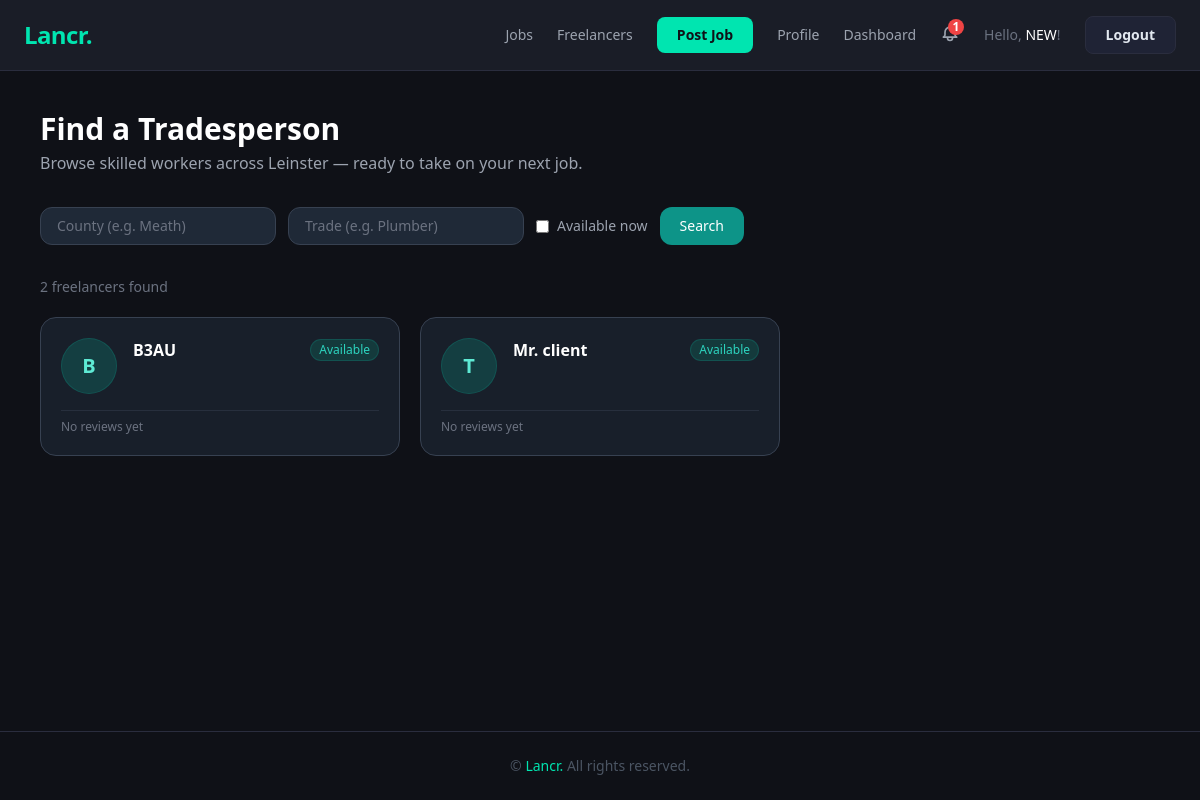
/freelancers/ (signed in), run on the app's committed database.
### accounts/models.py (models this page shows, shortened)
class User(AbstractUser):
    ROLE_CHOICES = (
        ('client', 'Client'),
        ('freelancer', 'Freelancer'),
    )
    role = models.CharField(max_length=20, choices=ROLE_CHOICES)

### jobs/views.py (the view)
# urls.py: path('freelancers/', views.freelancer_list, name='freelancer_list'),
def freelancer_list(request):
    User = get_user_model()
    freelancers = User.objects.filter(
        profile__role='freelancer'
    ).select_related('profile').annotate(
        avg_rating=Avg('reviews_received__rating'),
        total_reviews=models.Count('reviews_received')
    )
    county = request.GET.get('county')
    trade = request.GET.get('trade')
    available = request.GET.get('available')
    if county:
        freelancers = freelancers.filter(profile__county__icontains=county)
    if trade:
        freelancers = freelancers.filter(profile__trade__icontains=trade)
    if available:
        freelancers = freelancers.filter(profile__is_available=True)
    return render(request, 'jobs/freelancer_list.html', {
        'freelancers': freelancers,
        'county': county,
        'trade': trade,
        'available': available,
    })

### jobs/context_processors.py (called while the page is built)
def notifications(request):
    if request.user.is_authenticated:
        unread_count = request.user.notifications.filter(is_read=False).count()
        return {'unread_count': unread_count}
    return {'unread_count': 0}

### jobs/templates/jobs/freelancer_list.html (shortened to what this page needs)
{% extends "base.html" %}
{% block content %}
<div class="max-w-6xl mx-auto px-4 py-10">
  <div class="mb-8">
    <h1 class="text-3xl font-bold text-white">Find a Tradesperson</h1>
    <p class="text-gray-400 mt-1">Browse skilled workers across Leinster — ready to take on your next job.</p>
  </div>
  <form method="GET" action="{% url 'freelancer_list' %}" class="flex flex-wrap gap-3 mb-8">
    <input
      type="text"
      name="county"
      value="{{ county|default:'' }}"
      placeholder="County (e.g. Meath)"
      class="bg-gray-800 border border-gray-700 text-white placeholder-gray-500 rounded-xl px-4 py-2 text-sm focus:outline-none focus:border-teal-500"
    />
    <input
      type="text"
      name="trade"
      value="{{ trade|default:'' }}"
      placeholder="Trade (e.g. Plumber)"
      class="bg-gray-800 border border-gray-700 text-white placeholder-gray-500 rounded-xl px-4 py-2 text-sm focus:outline-none focus:border-teal-500"
    />
    <label class="flex items-center gap-2 text-sm text-gray-400 cursor-pointer">
      <input
        type="checkbox"
        name="available"
        value="1"
        class="accent-teal-500"
      />
      Available now
    </label>
    <button
      type="submit"
      class="bg-teal-600 hover:bg-teal-500 text-white text-sm font-medium px-5 py-2 rounded-xl transition"
    >
      Search
    </button>
  </form>
  <p class="text-sm text-gray-500 mb-5">
    {{ freelancers.count }} freelancer{{ freelancers.count|pluralize }} found
  </p>
  {% if freelancers %}
  <div class="grid grid-cols-1 sm:grid-cols-2 lg:grid-cols-3 gap-5">
    {% for freelancer in freelancers %}
    <a
      href="{% url 'profile_view' freelancer.username %}"
      class="group bg-gray-800/60 border border-gray-700 hover:border-teal-600 rounded-2xl p-5 flex flex-col gap-4 transition"
    >
      <div class="flex items-start gap-4">
        {% if freelancer.profile.avatar %}
        <img
          src="{{ freelancer.profile.avatar.url }}"
          alt="{{ freelancer.username }}"
          class="w-14 h-14 rounded-full object-cover flex-shrink-0 border border-gray-600"
        />
        {% else %}
        <div class="w-14 h-14 rounded-full bg-teal-800/50 flex items-center justify-center flex-shrink-0 border border-teal-700/40">
          <span class="text-teal-300 text-xl font-bold">
            {{ freelancer.username|first|upper }}
          </span>
        </div>
        {% endif %}
        <div class="flex-1 min-w-0">
          <div class="flex items-center justify-between gap-2">
            <h2 class="text-white font-semibold truncate group-hover:text-teal-300 transition">
              {{ freelancer.get_full_name|default:freelancer.username }}
            </h2>
            {% if freelancer.profile.is_available %}
            <span class="text-xs bg-teal-900/60 text-teal-400 border border-teal-700/40 px-2 py-0.5 rounded-full flex-shrink-0">
              Available
            </span>
            {% else %}
            <span class="text-xs bg-gray-700/60 text-gray-400 border border-gray-600/40 px-2 py-0.5 rounded-full flex-shrink-0">
              Busy
            </span>
            {% endif %}
          </div>
        </div>
      </div>
      <div class="flex items-center justify-between pt-2 border-t border-gray-700/50 flex-wrap gap-2">
        <div class="flex items-center gap-1">
          {% if freelancer.avg_rating %}
            <span class="text-yellow-400 text-sm">★</span>
            <span class="text-white text-sm font-medium">{{ freelancer.avg_rating|floatformat:1 }}</span>
            <span class="text-gray-500 text-xs">({{ freelancer.total_reviews }})</span>
          {% else %}
            <span class="text-gray-500 text-xs">No reviews yet</span>
          {% endif %}
        </div>
      </div>
    </a>
    {% endfor %}
  </div>
  {% endif %}
</div>
{% endblock %}

### jobs/templates/base.html (shortened to what this page needs)
<!DOCTYPE html>
<html lang="en">
<head>
  <script src="https://cdn.tailwindcss.com"></script>
</head>
<body class="min-h-screen flex flex-col">
  <nav class="bg-card border-b border-subtle px-6 py-4">
    <div class="flex items-center justify-between">
      <a href="{% url 'home' %}" class="text-2xl font-black lancr-teal tracking-tight">Lancr.</a>
      <div class="desktop-nav hidden md:flex items-center gap-6 text-sm">
        <a href="{% url 'job_list' %}" class="text-gray-400 hover:text-white transition">Jobs</a>
        <a href="{% url 'freelancer_list' %}" class="text-gray-400 hover:text-white transition">Freelancers</a>
        {% if user.is_authenticated %}
          {% if user.profile.role == 'client' %}
            <a href="{% url 'job_list' %}" class="btn-primary text-sm">Post Job</a>
          {% endif %}
          <a href="{% url 'profile_view' user.username %}" class="text-gray-400 hover:text-white transition">Profile</a>
          <a href="{% url 'client_dashboard' %}" class="text-gray-400 hover:text-white transition">Dashboard</a>
          <div class="notif-wrapper relative">
            <button class="relative text-gray-400 hover:text-white transition focus:outline-none">
              {% if unread_count > 0 %}
              <span class="absolute -top-1 -right-1 bg-red-500 text-white text-xs font-bold rounded-full w-4 h-4 flex items-center justify-center leading-none">
                {{ unread_count }}
              </span>
              {% endif %}
            </button>
          </div>
          <span class="text-gray-500">Hello, <span class="text-white font-medium">{{ user.username }}</span>!</span>
          <form method="post" action="{% url 'logout' %}" class="inline">
            <button type="submit" class="btn-secondary text-sm">Logout</button>
          </form>
        {% else %}
          <a href="{% url 'login' %}" class="text-gray-400 hover:text-white transition">Login</a>
          <a href="{% url 'register' %}" class="btn-primary text-sm">Sign Up</a>
        {% endif %}
      </div>
    </div>
  </nav>
  <main class="flex-1">
    {% block content %}{% endblock %}
  </main>
  <footer class="border-t border-subtle text-center text-gray-600 text-sm py-6">
    © <a href="{% url 'home' %}" class="lancr-teal hover:underline">Lancr.</a> All rights reserved.
  </footer>
</body>
</html>

### jobs/templates/base.html (style rules this page uses)
body { background-color: #0f1117; color: #e2e8f0; }
.lancr-teal { color: #00e5b0; }
.bg-card { background-color: #1a1d27; }
.border-subtle { border-color: #2a2d3e; }
.btn-primary { background-color: #00e5b0; color: #0f1117; font-weight: 700; padding: 0.5rem 1.25rem; border-radius: 0.5rem; display: inline-block; transition: background-color 0.2s; }
.btn-secondary { background-color: #1f2335; color: #e2e8f0; font-weight: 600; padding: 0.5rem 1.25rem; border-radius: 0.5rem; border: 1px solid #2a2d3e; display: inline-block; transition: border-color 0.2s; }

### data on the page
User: username "NEW"
User: username|first "B", get_full_name "B3AU", shows "Available", shows "No reviews yet"
User: username|first "T", get_full_name "Mr. client", shows "Available", shows "No reviews yet"

### other printed values
{{ unread_count }} "1"
{{ freelancers.count }} "2"
